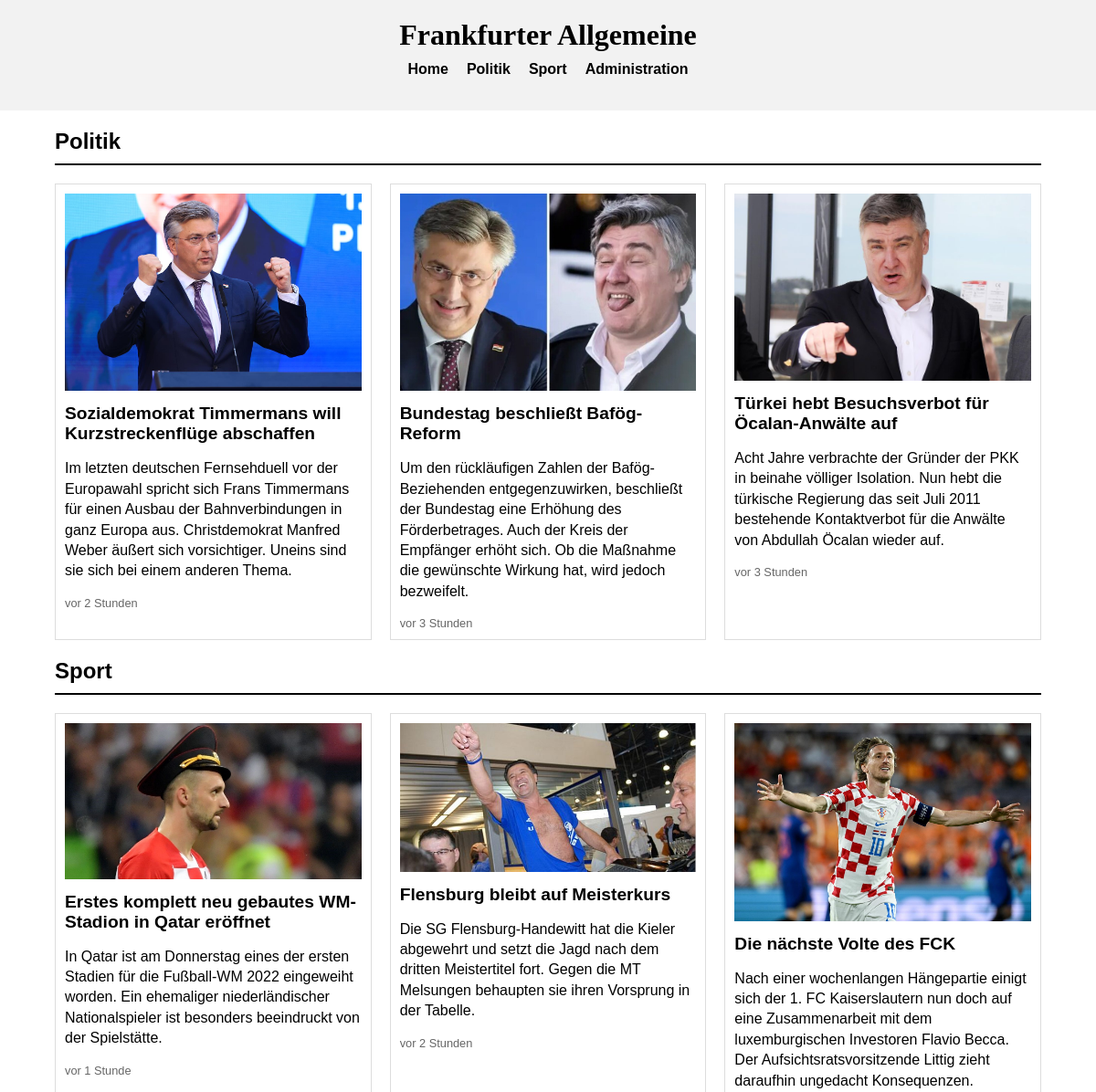
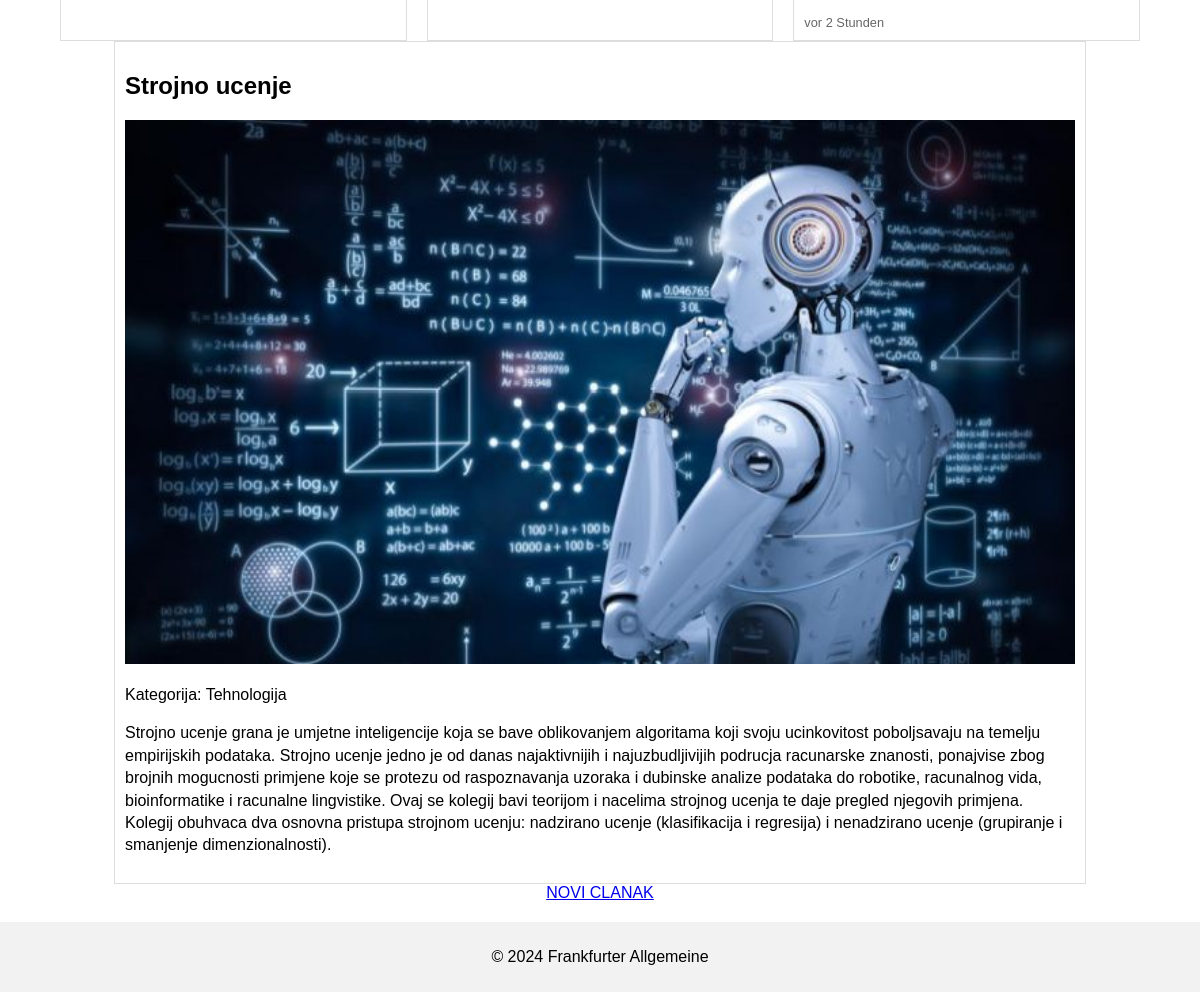
The page / on the database its author committed (2 pictures, top to bottom).
### tables this page shows
CREATE TABLE IF NOT EXISTS `vijesti` (
  `id` int(11) NOT NULL AUTO_INCREMENT,
  `naslov` varchar(255) NOT NULL,
  `kratki_sadrzaj` varchar(255) DEFAULT NULL,
  `sadrzaj` text,
  `kategorija` varchar(50) DEFAULT NULL,
  `slika` varchar(255) DEFAULT NULL,
  `arhivirano` tinyint(1) DEFAULT '0',
  `autor_id` int(11) DEFAULT NULL,
  PRIMARY KEY (`id`),
  KEY `autor_id` (`autor_id`)
);

### index.php (the view, shortened to what this page needs)
<?php
$servername = "localhost";
$username = "root";
$password = "";
$dbname = "vijesti";
$conn = new mysqli($servername, $username, $password, $dbname);
$sql = "SELECT naslov, kratki_sadrzaj, sadrzaj, slika, kategorija, arhivirano FROM vijesti";
$result = $conn->query($sql);
?>
<!DOCTYPE html>
<html lang="de">
<head>
    <link rel="stylesheet" href="style.css">
</head>
<body>
    <header>
        <div class="container">
            <h1>Frankfurter Allgemeine</h1>
            <nav>
                <ul>
                    <li><a href="#">Home</a></li>
                    <li><a href="#">Politik</a></li>
                    <li><a href="#">Sport</a></li>
                    <li><a href="#">Administration</a></li>
                </ul>
            </nav>
        </div>
    </header>
    <main>
        <div class="container">
            <section class="main-content">
                <h2>Politik</h2>
                <div class="news-section">
                    <article>
                        <img src="uploads/plenki.jpeg" alt="Timmermans">
                        <h3>Sozialdemokrat Timmermans will Kurzstreckenflüge abschaffen</h3>
                        <p>Im letzten deutschen Fernsehduell vor der Europawahl spricht sich Frans Timmermans für einen Ausbau der Bahnverbindungen in ganz Europa aus. Christdemokrat Manfred Weber äußert sich vorsichtiger. Uneins sind sie sich bei einem anderen Thema.</p>
                        <time datetime="2024-06-11">vor 2 Stunden</time>
                    </article>
                    <article>
                        <img src="uploads/vs.jpg" alt="Bundestag">
                        <h3>Bundestag beschließt Bafög-Reform</h3>
                        <p>Um den rückläufigen Zahlen der Bafög-Beziehenden entgegenzuwirken, beschließt der Bundestag eine Erhöhung des Förderbetrages. Auch der Kreis der Empfänger erhöht sich. Ob die Maßnahme die gewünschte Wirkung hat, wird jedoch bezweifelt.</p>
                        <time datetime="2024-06-11">vor 3 Stunden</time>
                    </article>
                    <article>
                        <img src="uploads/milanovic.jpg" alt="Öcalan">
                        <h3>Türkei hebt Besuchsverbot für Öcalan-Anwälte auf</h3>
                        <p>Acht Jahre verbrachte der Gründer der PKK in beinahe völliger Isolation. Nun hebt die türkische Regierung das seit Juli 2011 bestehende Kontaktverbot für die Anwälte von Abdullah Öcalan wieder auf.</p>
                        <time datetime="2024-06-11">vor 3 Stunden</time>
                    </article>
                </div>
                <h2>Sport</h2>
                <div class="news-section">
                    <article>
                        <img src="uploads/broz.jpg" alt="WM-Stadion Qatar">
                        <h3>Erstes komplett neu gebautes WM-Stadion in Qatar eröffnet</h3>
                        <p>In Qatar ist am Donnerstag eines der ersten Stadien für die Fußball-WM 2022 eingeweiht worden. Ein ehemaliger niederländischer Nationalspieler ist besonders beeindruckt von der Spielstätte.</p>
                        <time datetime="2024-06-11">vor 1 Stunde</time>
                    </article>
                    <article>
                        <img src="uploads/mamic.jpg" alt="Handball">
                        <h3>Flensburg bleibt auf Meisterkurs</h3>
                        <p>Die SG Flensburg-Handewitt hat die Kieler abgewehrt und setzt die Jagd nach dem dritten Meistertitel fort. Gegen die MT Melsungen behaupten sie ihren Vorsprung in der Tabelle.</p>
                        <time datetime="2024-06-11">vor 2 Stunden</time>
                    </article>
                    <article>
                        <img src="uploads/modric.jpeg" alt="FCK">
                        <h3>Die nächste Volte des FCK</h3>
                        <p>Nach einer wochenlangen Hängepartie einigt sich der 1. FC Kaiserslautern nun doch auf eine Zusammenarbeit mit dem luxemburgischen Investoren Flavio Becca. Der Aufsichtsratsvorsitzende Littig zieht daraufhin ungedacht Konsequenzen.</p>
                        <time datetime="2024-06-11">vor 2 Stunden</time>
                    </article>
                </div>
        </section>
        <?php
    if ($result->num_rows > 0) {
        while ($row = $result->fetch_assoc()) {
            echo '<div class="container">';
            echo '<div class="news-section">';
            echo '<article>';
            echo '<h2>' . htmlspecialchars($row["naslov"]) . '</h2>';
            if ($row["slika"] != 'Nema slike') {
                echo '<img src="' . htmlspecialchars($row["slika"]) . '" alt="Slika vijesti">';
            }
            echo '<p class="category">Kategorija: ' . htmlspecialchars($row["kategorija"]) . '</p>';
            echo '<p class="content">' . htmlspecialchars($row["sadrzaj"]) . '</p>';
            echo '</article>';
            echo '</div>';
            echo '</div>';
        }
    } else {
        echo "<p>Nema vijesti za prikaz.</p>";
    }
    ?>
        <div class="novo">
            <a href="unos.php">NOVI CLANAK</a>
        </div>
</div>
    </main>
    <footer>
        <div class="container">
            <p>&copy; 2024 Frankfurter Allgemeine</p>
        </div>
    </footer>
</body>
</html>

### style.css (style rules this page uses)
body { font-family: Arial, sans-serif; margin: 0; padding: 0; }
.container { width: 90%; margin: 0 auto; }
header { background: #f2f2f2; padding: 20px 0; }
header h1 { margin: 0; text-align: center; font-size: 2em; font-family: 'Old English Text MT', serif; }
nav ul { list-style: none; padding: 0; display: flex; justify-content: center; margin-top: 10px; }
nav ul li { margin: 0 10px; }
nav ul li a { text-decoration: none; color: #000; font-weight: bold; }
.main-content { margin-top: 20px; }
.main-content h2 { font-size: 1.5em; border-bottom: 2px solid #000; padding-bottom: 10px; margin-bottom: 20px; }
.news-section { display: flex; flex-wrap: wrap; gap: 20px; }
.news-section article { flex: 1 1 calc(33.333% - 20px); box-sizing: border-box; background: #fff; padding: 10px; border: 1px solid #ddd; }
.news-section article img { width: 100%; height: auto; }
.news-section article h3 { font-size: 1.2em; margin: 10px 0; }
.news-section article p { font-size: 1em; line-height: 1.4em; }
.news-section article time { font-size: 0.8em; color: #666; display: block; margin-top: 10px; }
footer { background: #f2f2f2; padding: 10px 0; text-align: center; margin-top: 20px; }
.novo { text-align: center; }

### rows shown on the page
vijesti: naslov "Strojno ucenje", slika (picture), kategorija "Tehnologija", sadrzaj "Strojno ucenje grana je umjetne inteligencije koja se bave oblikovanjem algoritama koji svoju ucinkovitost poboljsavaju na temelju empirijskih podataka. Strojno ucenje jedno je od danas najaktivnijih i najuzbudljivijih podrucja racunarske znanosti, ponajvise zbog brojnih mogucnosti primjene koje se protezu od raspoznavanja uzoraka i dubinske analize podataka do robotike, racunalnog vida, bioinformatike i racunalne lingvistike. Ovaj se kolegij bavi teorijom i nacelima strojnog ucenja te daje pregled njegovih primjena. Kolegij obuhvaca dva osnovna pristupa strojnom ucenju: nadzirano ucenje (klasifikacija i regresija) i nenadzirano ucenje (grupiranje i smanjenje dimenzionalnosti)."
